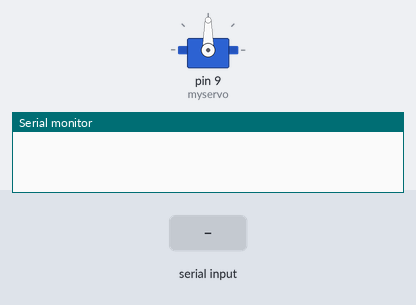
Simulated run of this sketch. Board: Arduino Uno, built with avr-gcc and run on an emulated ATmega328P. On the bench: servo, the last lines printed to the serial monitor. Inputs (shaded band) come from the test bench.

Above: at 1.2 s.
1.3 s: "30,150\n" received over Serial
At 2.1 s:
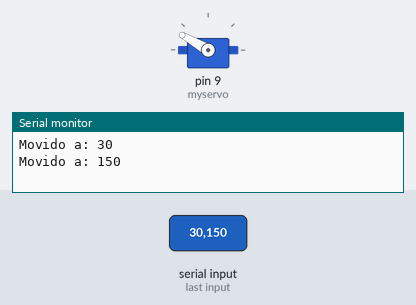
At 3.4 s:
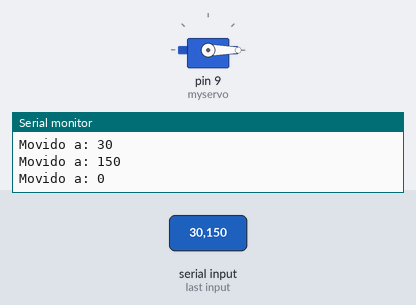
3.8 s: "90,45\n" received over Serial
At 4.5 s:
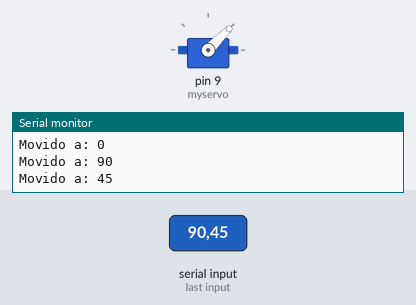
Timing chart, 0 to 6.8 s (numbered marks = the images above; inputs shaded):
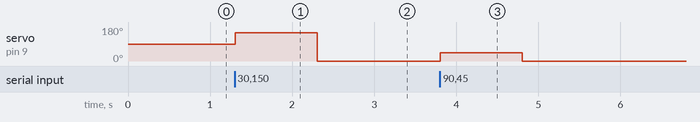

The sketch:

sketch_mar2a.ino
```cpp
#include <Servo.h>

Servo myservo;  // Crea un objeto Servo

void setup() {
  myservo.attach(9);  // Conecta el servomotor al pin 9
  Serial.begin(9600); // Inicia la comunicación serial a 9600 baudios
}

void loop() {
  if (Serial.available() > 0) {
    int angle = Serial.parseInt(); // Lee el ángulo enviado desde Python
    if (angle >= 0 && angle <= 180) { // Asegúrate de que el ángulo esté dentro del rango válido
      myservo.write(angle); // Mueve el servomotor al ángulo especificado
      Serial.print("Movido a: ");
      Serial.println(angle);
    }
  }
}
```

Measured:
- after the input at 1.3 s, servo on pin 9 (myservo): 90° → 150° at once, → 0° 1.0 s later
- after the input at 3.8 s, servo on pin 9 (myservo): 0° → 45° at once, → 0° 1.0 s later
